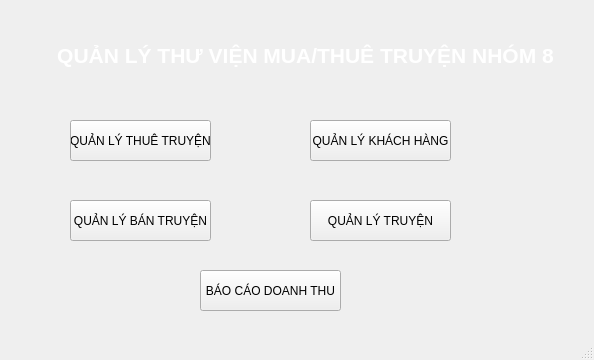
<?xml version="1.0" encoding="UTF-8"?>
<ui version="4.0">
 <class>trangchu</class>
 <widget class="QMainWindow" name="trangchu">
  <property name="geometry">
   <rect>
    <x>0</x>
    <y>0</y>
    <width>594</width>
    <height>360</height>
   </rect>
  </property>
  <property name="windowTitle">
   <string>Trang chủ</string>
  </property>
  <widget class="QWidget" name="centralwidget">
   <widget class="QLabel" name="label">
    <property name="geometry">
     <rect>
      <x>30</x>
      <y>20</y>
      <width>551</width>
      <height>71</height>
     </rect>
    </property>
    <property name="text">
     <string>&lt;html&gt;&lt;head/&gt;&lt;body&gt;&lt;p align=&quot;center&quot;&gt;&lt;span style=&quot; font-size:16pt; font-weight:600; color:#ffffff;&quot;&gt;QUẢN LÝ THƯ VIỆN MUA/THUÊ TRUYỆN NHÓM 8&lt;/span&gt;&lt;/p&gt;&lt;/body&gt;&lt;/html&gt;</string>
    </property>
   </widget>
   <widget class="QPushButton" name="btn_qlt">
    <property name="geometry">
     <rect>
      <x>310</x>
      <y>200</y>
      <width>141</width>
      <height>41</height>
     </rect>
    </property>
    <property name="text">
     <string>QUẢN LÝ TRUYỆN</string>
    </property>
   </widget>
   <widget class="QPushButton" name="btn_qlkh">
    <property name="geometry">
     <rect>
      <x>310</x>
      <y>120</y>
      <width>141</width>
      <height>41</height>
     </rect>
    </property>
    <property name="text">
     <string>QUẢN LÝ KHÁCH HÀNG</string>
    </property>
   </widget>
   <widget class="QPushButton" name="btn_qltt">
    <property name="geometry">
     <rect>
      <x>70</x>
      <y>120</y>
      <width>141</width>
      <height>41</height>
     </rect>
    </property>
    <property name="text">
     <string>QUẢN LÝ THUÊ TRUYỆN</string>
    </property>
   </widget>
   <widget class="QPushButton" name="btn_qlbt">
    <property name="geometry">
     <rect>
      <x>70</x>
      <y>200</y>
      <width>141</width>
      <height>41</height>
     </rect>
    </property>
    <property name="text">
     <string>QUẢN LÝ BÁN TRUYỆN</string>
    </property>
   </widget>
   <widget class="QPushButton" name="btn_bcdt">
    <property name="geometry">
     <rect>
      <x>200</x>
      <y>270</y>
      <width>141</width>
      <height>41</height>
     </rect>
    </property>
    <property name="text">
     <string>BÁO CÁO DOANH THU</string>
    </property>
   </widget>
   <widget class="QLabel" name="label_2">
    <property name="geometry">
     <rect>
      <x>0</x>
      <y>-10</y>
      <width>601</width>
      <height>461</height>
     </rect>
    </property>
    <property name="text">
     <string/>
    </property>
    <property name="pixmap">
     <pixmap>../anhnen/R.jpg</pixmap>
    </property>
   </widget>
   <zorder>label_2</zorder>
   <zorder>label</zorder>
   <zorder>btn_qlt</zorder>
   <zorder>btn_qlkh</zorder>
   <zorder>btn_qltt</zorder>
   <zorder>btn_qlbt</zorder>
   <zorder>btn_bcdt</zorder>
  </widget>
  <widget class="QMenuBar" name="menubar">
   <property name="geometry">
    <rect>
     <x>0</x>
     <y>0</y>
     <width>594</width>
     <height>21</height>
    </rect>
   </property>
  </widget>
  <widget class="QStatusBar" name="statusbar"/>
 </widget>
 <resources/>
 <connections/>
</ui>
